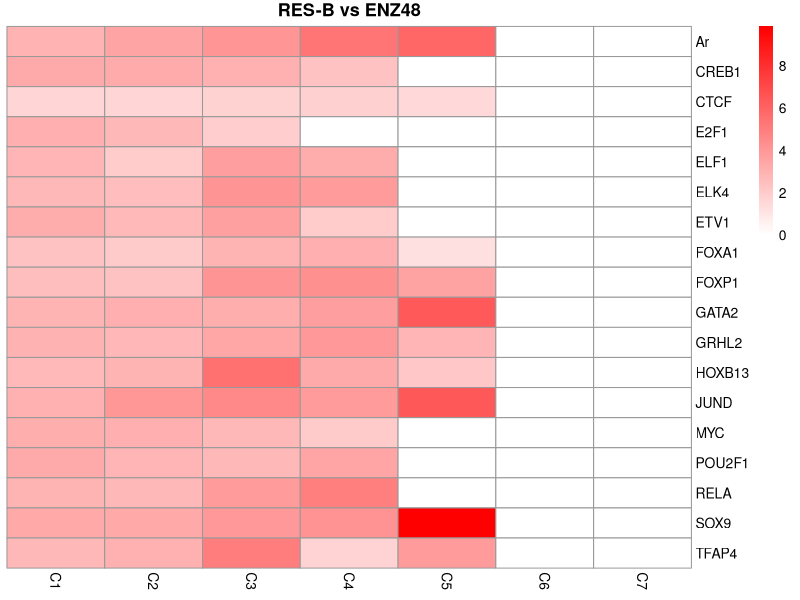
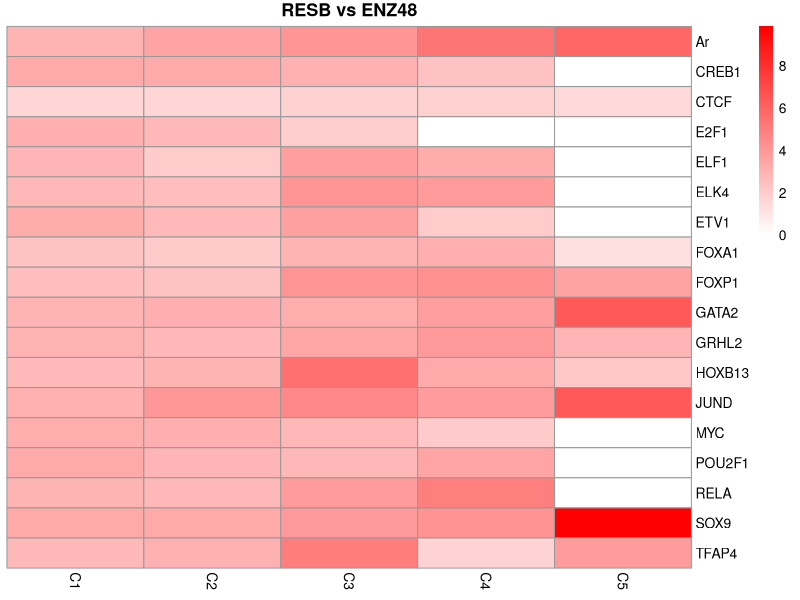
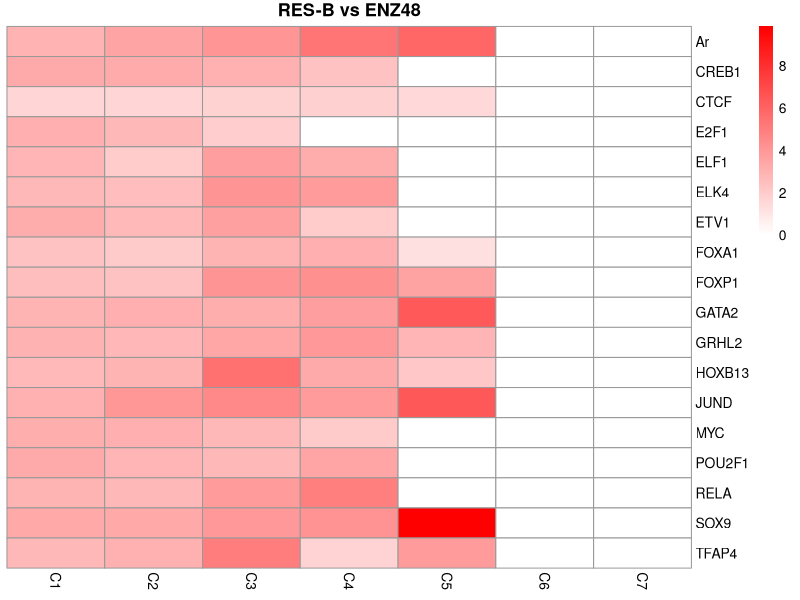
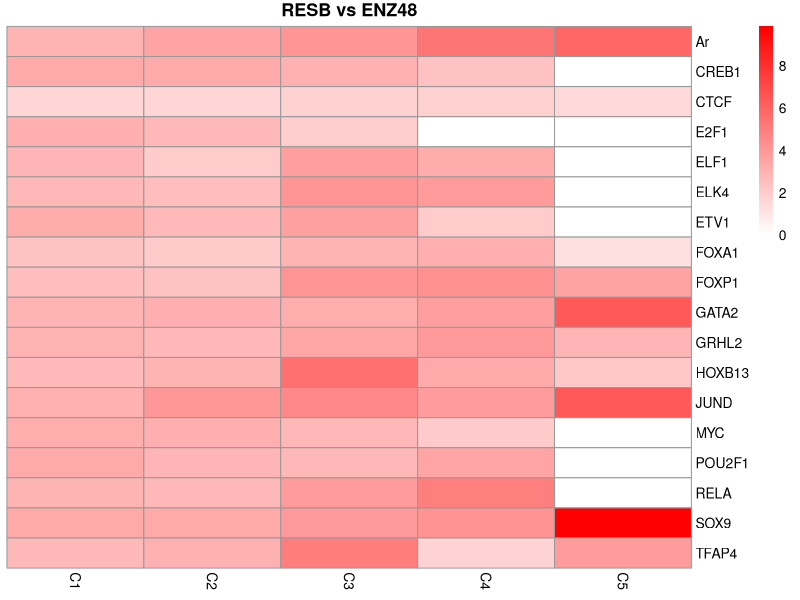

Reproduce these figures in R, in order. (Note: this script raises an error after producing the figures.)
setwd("~/Desktop/PROSTRATE_CANCER_RELAPSE_PAIRED_scRNA_AND_scATAC")


library(pheatmap)
library(grid)
library(gridExtra)

# Example values for the barplot
c1 <- read.csv(file="RESB_vs_ENZ48_motifs_cluster_1.csv",header = T,stringsAsFactors = F)
c2 <- read.csv(file="RESB_vs_ENZ48_motifs_cluster_2.csv",header = T,stringsAsFactors = F)
c3 <- read.csv(file="RESB_vs_ENZ48_motifs_cluster_3.csv",header = T,stringsAsFactors = F)
c4 <- read.csv(file="RESB_vs_ENZ48_motifs_cluster_4.csv",header = T,stringsAsFactors = F)
c5 <- read.csv(file="RESB_vs_ENZ48_motifs_cluster_5.csv",header = T,stringsAsFactors = F)

c1$cluster <- 1
c2$cluster <- 2
c3$cluster <- 3
c4$cluster <- 4
c5$cluster <- 5

rownames(c1) <- c1$motif.name
rownames(c2) <- c2$motif.name
rownames(c3) <- c3$motif.name
rownames(c4) <- c4$motif.name
rownames(c5) <- c5$motif.name


all_clusters_combined <- rbind(c1,c2,c3,c4,c5)


sig_motif <- all_clusters_combined[ all_clusters_combined$p.adjust.FDR < 0.05, ]


# Get unique motifs and clusters
motifs <- unique(all_clusters_combined$motif.name)
clusters <- sort(unique(all_clusters_combined$cluster))

# Create empty matrix
motif_fold_enrichment <- matrix(
  NA,
  nrow = length(motifs),
  ncol = 1
  )

rownames(motif_fold_enrichment) <- motifs

motif_fold_enrichment <- cbind(motif_fold_enrichment,c1[rownames(motif_fold_enrichment), "fold.enrichment"],
                               c2[rownames(motif_fold_enrichment), "fold.enrichment"],
                               c3[rownames(motif_fold_enrichment), "fold.enrichment"],
                               c4[rownames(motif_fold_enrichment), "fold.enrichment"],
                               c5[rownames(motif_fold_enrichment), "fold.enrichment"])

colnames(motif_fold_enrichment)[2:6] <- paste("C", c(1,2,3,4,5),sep="") 



motif_fold_enrichment [is.na(motif_fold_enrichment)] <- 0

## Add zeros for two clusters with no enrichment
motif_fold_enrichment <- cbind(
  motif_fold_enrichment,
  C6 = 0,
  C7 = 0
)



heatmap_max_val <- max(motif_fold_enrichment[, -c(1)])

rownames_order <- c("Ar", "CREB1", "CTCF", "E2F1", "ELF1", "ELK4", "ETV1", 
                    "FOXA1", "FOXP1", "GATA2", "GRHL2", "HOXB13", "JUND", 
                    "MYC", "POU2F1", "RELA", "SOX9", "TFAP4")


motif_fold_enrichment.o <- motif_fold_enrichment[rownames_order, ]



resb_vs_enz48.heatmap <- pheatmap(
  motif_fold_enrichment.o[, -c(1)],
  scale = "none",
  color = colorRampPalette(c("white", "red"))(200),
  breaks = seq(0, heatmap_max_val, length.out = 201),
  main = "RES-B vs ENZ48",
  cluster_cols = FALSE,
  cluster_rows = FALSE
)

pdf(
  "RESB_vs_ENZ48_motif_heatmap.pdf",
  width = 6,
  height = 4
  )

resb_vs_enz48.heatmap

dev.off()





make_motif_heatmap <- function(
    condition1,
    condition2,
    n_clusters = 5,
    output_file = NULL,
    output_width = 6,
    output_height = 4
) {
  
  # ============================================================
  # 1. Read motif enrichment files
  # ============================================================
  
  motif_files <- paste0(
    condition1,
    "_vs_",
    condition2,
    "_motifs_cluster_",
    1:n_clusters,
    ".csv"
  )
  
  cluster_data <- lapply(
    motif_files,
    read.csv,
    header = TRUE,
    stringsAsFactors = FALSE
  )
  
  # Add cluster number
  for (i in seq_along(cluster_data)) {
    cluster_data[[i]]$cluster <- i
  }
  
  # ============================================================
  # 2. Combine all clusters
  # ============================================================
  
  all_clusters_combined <- do.call(
    rbind,
    cluster_data
  )
  
  # ============================================================
  # 3. Select significant motifs
  # ============================================================
  
  sig_motif <- all_clusters_combined[
    all_clusters_combined$p.adjust.FDR < 0.05,
  ]
  
  # ============================================================
  # 4. Get motifs
  # ============================================================
  
  motifs <- unique(
    all_clusters_combined$motif.name
  )
  
  # ============================================================
  # 5. Create fold-enrichment matrix
  # ============================================================
  
  motif_fold_enrichment <- matrix(
    0,
    nrow = length(motifs),
    ncol = n_clusters
  )
  
  rownames(motif_fold_enrichment) <- motifs
  
  colnames(motif_fold_enrichment) <- paste0(
    "C",
    1:n_clusters
  )
  
  # ============================================================
  # 6. Fill matrix with fold enrichment
  # ============================================================
  
  for (i in seq_along(cluster_data)) {
    
    dat <- cluster_data[[i]]
    
    # Make sure motif names are unique
    dat <- dat[
      !duplicated(dat$motif.name),
    ]
    
    rownames(dat) <- dat$motif.name
    
    common_motifs <- intersect(
      motifs,
      rownames(dat)
    )
    
    motif_fold_enrichment[
      common_motifs,
      i
    ] <- dat[
      common_motifs,
      "fold.enrichment"
    ]
  }
  
  # ============================================================
  # 7. Order motifs
  # ============================================================
  
  rownames_order <- c(
    "Ar",
    "CREB1",
    "CTCF",
    "E2F1",
    "ELF1",
    "ELK4",
    "ETV1",
    "FOXA1",
    "FOXP1",
    "GATA2",
    "GRHL2",
    "HOXB13",
    "JUND",
    "MYC",
    "POU2F1",
    "RELA",
    "SOX9",
    "TFAP4"
  )
  
  rownames_order <- rownames_order[
    rownames_order %in% rownames(motif_fold_enrichment)
  ]
  
  motif_fold_enrichment.o <- motif_fold_enrichment[
    rownames_order,
    ,
    drop = FALSE
  ]
  
  # ============================================================
  # 8. Heatmap colour scale
  # ============================================================
  
  heatmap_max_val <- max(
    motif_fold_enrichment.o,
    na.rm = TRUE
  )
  
  # ============================================================
  # 9. Make heatmap
  # ============================================================
  
  heatmap <- pheatmap(
    motif_fold_enrichment.o,
    scale = "none",
    color = colorRampPalette(
      c("white", "red")
    )(200),
    breaks = seq(
      0,
      heatmap_max_val,
      length.out = 201
    ),
    main = paste(
      condition1,
      "vs",
      condition2
    ),
    cluster_cols = FALSE,
    cluster_rows = FALSE
  )
  
  # ============================================================
  # 10. Export
  # ============================================================
  
  if (!is.null(output_file)) {
    
    pdf(
      output_file,
      width = output_width,
      height = output_height
    )
    
    grid::grid.newpage()
    grid::grid.draw(heatmap$gtable)
    
    dev.off()
  }
  
  # ============================================================
  # 11. Return useful objects
  # ============================================================
  
  return(
    list(
      combined_results = all_clusters_combined,
      significant_motifs = sig_motif,
      fold_enrichment = motif_fold_enrichment.o,
      heatmap = heatmap
    )
  )
}

resb_enz48_motif <- make_motif_heatmap(
  condition1 = "RESB",
  condition2 = "ENZ48",
  n_clusters = 5,
  output_file = "RESB_vs_ENZ48_motif_heatmap.pdf"
)

resa_enz48_motif <- make_motif_heatmap(
  condition1 = "RESA",
  condition2 = "ENZ48",
  n_clusters = 5,
  output_file = "RESA_vs_ENZ48_motif_heatmap.pdf"
)

resb_dmso_motif <- make_motif_heatmap(
  condition1 = "RESB",
  condition2 = "DMSO",
  n_clusters = 5,
  output_file = "RESB_vs_DMSO_motif_heatmap.pdf"
)

enz48_dmso_motif <- make_motif_heatmap(
  condition1 = "ENZ48",
  condition2 = "DMSO",
  n_clusters = 2,
  output_file = "ENZ48_vs_DMSO_motif_heatmap.pdf"
)
